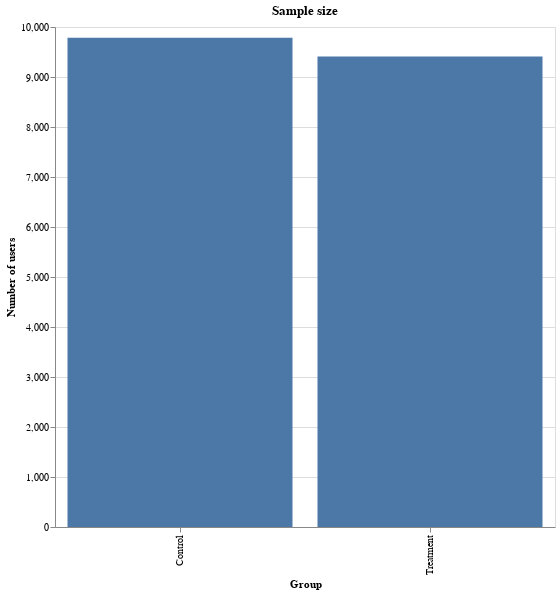

The cell this chart's notebook holds for it:
### Markdown cell above
### Step 3. Sample size


It's not ideal that the sample sizes are quite far apart. I tested the validity of the assignment by checking how often users in the treatment actually clicked the link: https://metabase-product.tech26.de/question/2013?app_version=n26-android_3.45&app_version=n26-ios_3.46&app_version=n26-ios_3.45&start_date=2020-05-20

### Code cell
df = pd.read_csv("kyc_removing_video_link.csv")

df = df.groupby(["treatment"])["user_id"].agg("nunique").reset_index()

alt.Chart(df).mark_bar().encode(
    x=alt.X("treatment:N", axis=alt.Axis(title="Group")),
    y=alt.Y("user_id:Q", axis=alt.Axis(title="Number of users")),
).properties(width=500, height=500, title="Sample size")

### Figure 1 — Vega-Lite specification as saved in the notebook (floating-point values rounded to 4 significant figures)
{"config": {"view": {"continuousWidth": 400, "continuousHeight": 300}}, "data": {"name": "data-de1b21de415f7913a2ab4f1d63092326"}, "mark": "bar", "encoding": {"x": {"type": "nominal", "axis": {"title": "Group"}, "field": "treatment"}, "y": {"type": "quantitative", "axis": {"title": "Number of users"}, "field": "user_id"}}, "height": 500, "title": "Sample size", "width": 500, "$schema": "https://vega.github.io/schema/vega-lite/v4.0.2.json", "datasets": {"data-de1b21de415f7913a2ab4f1d63092326": [{"treatment": "Control", "user_id": 9785}, {"treatment": "Treatment", "user_id": 9411}]}}
